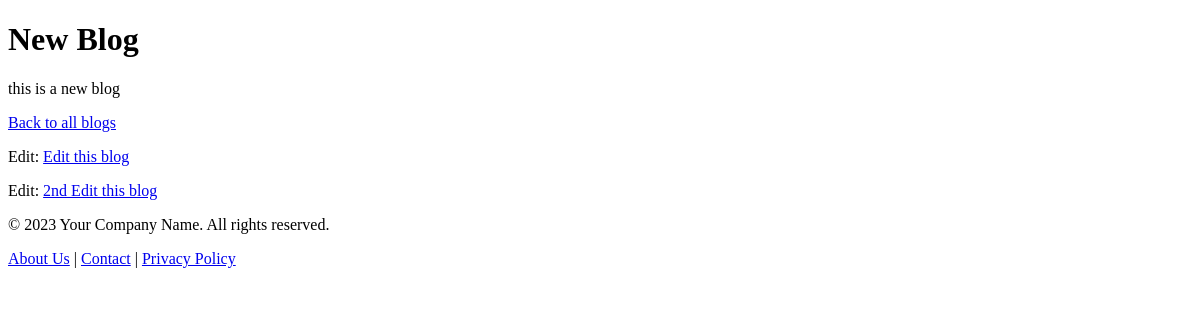
The page /blogs/1/ on the database as committed earlier.
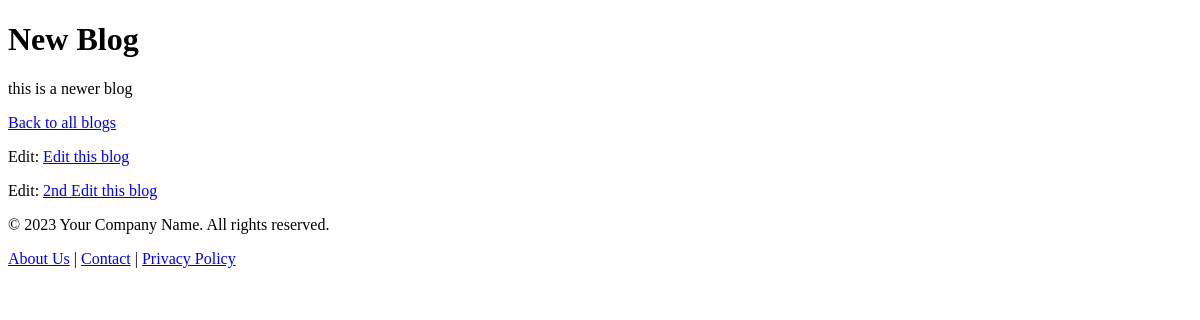
The same page on the database as committed later.
### blog/models.py (models this page shows, shortened)
class Blog(models.Model):
    user = models.ForeignKey(User, on_delete=models.CASCADE)
    title = models.CharField(max_length=50)
    content = models.TextField()
    timestamp = models.DateTimeField(auto_now_add=True)
    updated =  models.DateTimeField(auto_now=True)

### blog/views.py (the view)
# urls.py: path('<blog_id>/', view_blog, name='view_blog'),
def view_blog(request, blog_id):
    blog = Blog.objects.get(id=blog_id)
    context = {}
    if request.method == "GET":
        context = {
            "blog": blog
        }
    return render(request, "blog/details.html", context)

### templates/blog/details.html (shortened to what this page needs)
<!DOCTYPE html>
<html lang="en">
  <head>
  </head>
  <body>
    <header>
      <h1>{{ blog.title }}</h1>
    </header>
    <main>
      <p>{{ blog.content }}</p>
      <a href="{% url 'blog:index' %}">Back to all blogs</a>
      <p>Edit: <a href="{% url 'blog:edit_blog' blog.pk %}">Edit this blog</a></p>
      <p>Edit: <a href="/blogs/edit/{{blog.id}}/">2nd Edit this blog</a></p>
    </main>
    <footer>
      <p>&copy; 2023 Your Company Name. All rights reserved.</p>
      <p>
        <a href="/about">About Us</a> | <a href="/contact">Contact</a> |
        <a href="/privacy-policy">Privacy Policy</a>
      </p>
    </footer>
  </body>
</html>

Rows that differ between the two databases and show on the page:
changed Blog "New Blog": content "this is a new blog" → "this is a newer blog"
